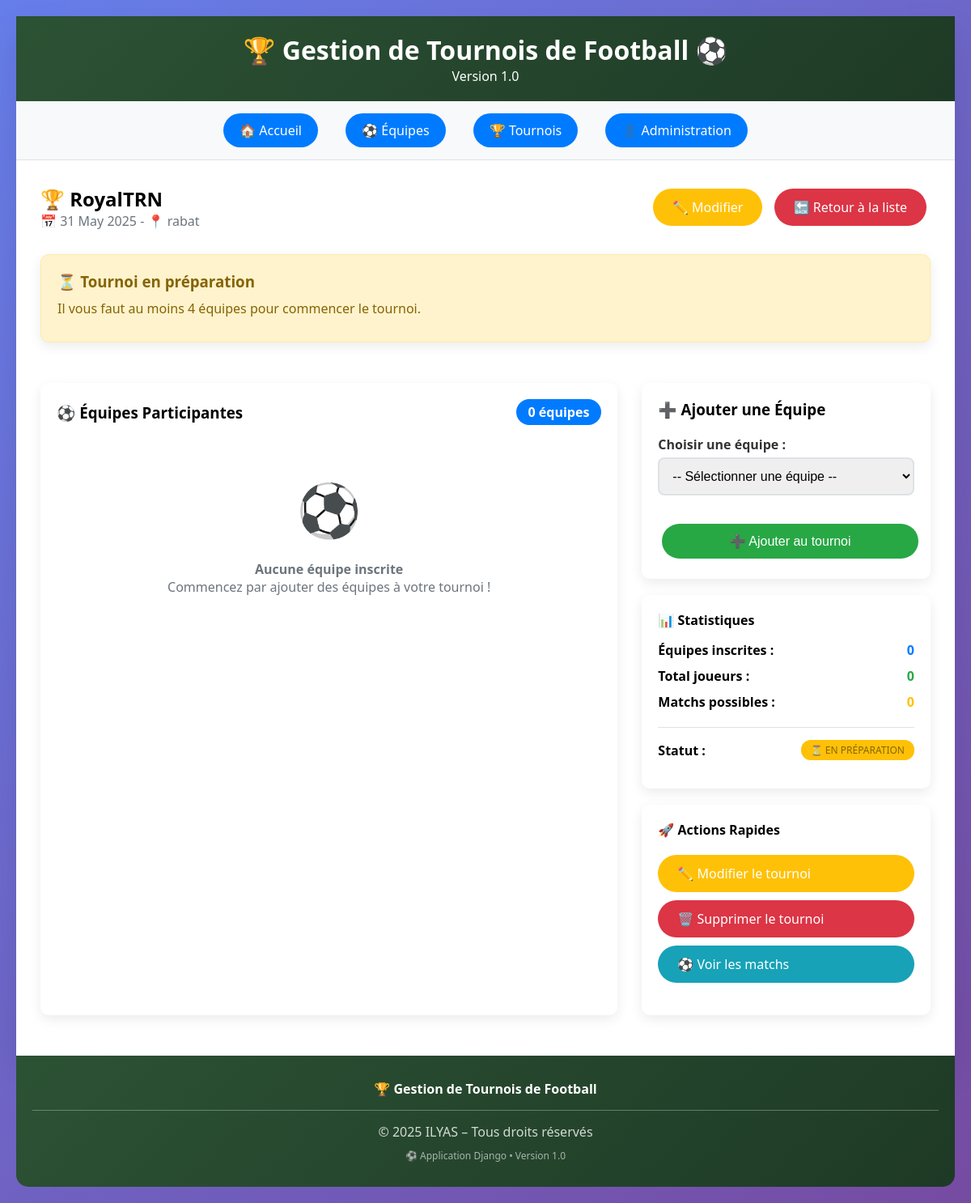
/tournois/2/, run on the app's committed database.
### core/models.py (models this page shows, shortened)
class Tournoi(models.Model):
    nom = models.CharField(max_length=200, verbose_name="Nom du tournoi")
    date_debut = models.DateField(verbose_name="Date de début")
    lieu = models.CharField(max_length=100, verbose_name="Lieu")
    equipes = models.ManyToManyField(Equipe, blank=True, verbose_name="Équipes participantes")
    date_creation = models.DateTimeField(auto_now_add=True)
    def peut_commencer(self):
        return self.equipes.count() >= 4
    class Meta:
        verbose_name = "Tournoi"
        verbose_name_plural = "Tournois"
        ordering = ['-date_debut']

### core/views.py (the view)
# urls.py: path('tournois/<int:tournoi_id>/', views.detail_tournoi, name='detail_tournoi'),
def detail_tournoi(request, tournoi_id):
    tournoi = get_object_or_404(Tournoi, id=tournoi_id)
    equipes_participantes = tournoi.equipes.all()
    toutes_equipes = Equipe.objects.exclude(id__in=equipes_participantes.values_list('id', flat=True))
    total_joueurs = sum(equipe.joueurs for equipe in equipes_participantes)
    nb_equipes = equipes_participantes.count()
    matchs_possibles = (nb_equipes * (nb_equipes - 1)) // 2 if nb_equipes > 1 else 0
    context = {
        'tournoi': tournoi,
        'equipes_participantes': equipes_participantes,
        'toutes_equipes': toutes_equipes,
        'total_joueurs': total_joueurs,
        'matchs_possibles': matchs_possibles,
    }
    return render(request, 'detail_tournoi.html', context)

### templates/detail_tournoi.html (shortened to what this page needs)
{% extends 'base.html' %}
{% block content %}
<div style="display: flex; justify-content: space-between; align-items: center; margin-bottom: 30px;">
    <div>
        <h2>🏆 {{ tournoi.nom }}</h2>
        <p style="color: #6c757d;">📅 {{ tournoi.date_debut|date:"d F Y" }} - 📍 {{ tournoi.lieu }}</p>
    </div>
    <div>
        <a href="{% url 'modifier_tournoi' tournoi.id %}" class="btn" style="background: #ffc107;">✏️ Modifier</a>
        <a href="{% url 'liste_tournois' %}" class="btn btn-danger">🔙 Retour à la liste</a>
    </div>
</div>
<div class="card" style="margin-bottom: 30px; {% if tournoi.peut_commencer %}background: #d4edda; border: 1px solid #c3e6cb;{% else %}background: #fff3cd; border: 1px solid #ffeaa7;{% endif %}">
    <div style="display: flex; justify-content: space-between; align-items: center;">
        <div>
            <h3 style="{% if tournoi.peut_commencer %}color: #155724;{% else %}color: #856404;{% endif %}">
                {% if tournoi.peut_commencer %}
                    ✅ Tournoi prêt à commencer !
                {% else %}
                    ⏳ Tournoi en préparation
                {% endif %}
            </h3>
            <p style="margin: 10px 0; {% if tournoi.peut_commencer %}color: #155724;{% else %}color: #856404;{% endif %}">
                {% if tournoi.peut_commencer %}
                    Vous avez suffisamment d'équipes pour organiser des matchs.
                {% else %}
                    Il vous faut au moins 4 équipes pour commencer le tournoi.
                {% endif %}
            </p>
        </div>
    </div>
</div>
<div style="display: grid; grid-template-columns: 2fr 1fr; gap: 30px;">
    <div class="card">
        <div style="display: flex; justify-content: space-between; align-items: center; margin-bottom: 20px;">
            <h3>⚽ Équipes Participantes</h3>
            <span style="background: #007bff; color: white; padding: 5px 15px; border-radius: 20px; font-weight: bold;">
                {{ equipes_participantes.count }} équipe{{ equipes_participantes.count|pluralize }}
            </span>
        </div>
        {% if equipes_participantes %}
            <div style="margin: 20px 0;">
                {% for equipe in equipes_participantes %}
                <div style="display: flex; justify-content: space-between; align-items: center; padding: 15px; border: 1px solid #dee2e6; border-radius: 8px; margin: 10px 0; background: #f8f9fa;">
                    <div style="flex: 1;">
                        <div style="display: flex; align-items: center;">
                            <div style="width: 40px; height: 40px; background: linear-gradient(135deg, #667eea 0%, #764ba2 100%); border-radius: 50%; display: flex; align-items: center; justify-content: center; color: white; font-weight: bold; margin-right: 15px;">
                                {{ equipe.nom|first }}
                            </div>
                            <div>
                                <strong style="font-size: 18px; color: #2c5234;">{{ equipe.nom }}</strong>
                                <br>
                                <small style="color: #6c757d;">📍 {{ equipe.ville }} • 👥 {{ equipe.joueurs }} joueurs</small>
                            </div>
                        </div>
                    </div>
                    <a href="{% url 'retirer_equipe_tournoi' tournoi.id equipe.id %}"
                       class="btn btn-danger"
                       onclick="return confirm('Êtes-vous sûr de vouloir retirer {{ equipe.nom }} de ce tournoi ?')"
                       style="font-size: 12px; padding: 8px 12px; background: #dc3545;">
                       ❌ Retirer
                    </a>
                </div>
                {% endfor %}
            </div>
        {% else %}
            <div style="text-align: center; padding: 40px; color: #6c757d;">
                <div style="font-size: 64px; margin-bottom: 20px;">⚽</div>
                <h4>Aucune équipe inscrite</h4>
                <p>Commencez par ajouter des équipes à votre tournoi !</p>
            </div>
        {% endif %}
    </div>
    <div>
        <div class="card">
            <h3>➕ Ajouter une Équipe</h3>
            {% if toutes_equipes %}
                <form method="post" action="{% url 'ajouter_equipe_tournoi' tournoi.id %}">
                    <div class="form-group">
                        <label for="equipe_id">Choisir une équipe :</label>
                        <select id="equipe_id" name="equipe_id" required style="width: 100%;">
                            <option value="">-- Sélectionner une équipe --</option>
                        </select>
                    </div>
                    <button type="submit" class="btn" style="width: 100%; margin-top: 15px;">
                        ➕ Ajouter au tournoi
                    </button>
                </form>
            {% endif %}
        </div>
        <div class="card" style="margin-top: 20px;">
            <h4>📊 Statistiques</h4>
            <div style="margin: 15px 0;">
                <div style="display: flex; justify-content: space-between; margin: 10px 0;">
                    <span><strong>Équipes inscrites :</strong></span>
                    <span style="color: #007bff; font-weight: bold;">{{ equipes_participantes.count }}</span>
                </div>
                <div style="display: flex; justify-content: space-between; margin: 10px 0;">
                    <span><strong>Total joueurs :</strong></span>
                    <span style="color: #28a745; font-weight: bold;">{{ total_joueurs }}</span>
                </div>
                <div style="display: flex; justify-content: space-between; margin: 10px 0;">
                    <span><strong>Matchs possibles :</strong></span>
                    <span style="color: #ffc107; font-weight: bold;">{{ matchs_possibles }}</span>
                </div>
                <div style="margin-top: 20px; padding-top: 15px; border-top: 1px solid #dee2e6;">
                    <div style="display: flex; justify-content: space-between; align-items: center;">
                        <span><strong>Statut :</strong></span>
                        {% if tournoi.peut_commencer %}
                            <span style="background: #28a745; color: white; padding: 4px 12px; border-radius: 12px; font-size: 12px;">
                                ✅ PRÊT
                            </span>
                        {% else %}
                            <span style="background: #ffc107; color: #856404; padding: 4px 12px; border-radius: 12px; font-size: 12px;">
                                ⏳ EN PRÉPARATION
                            </span>
                        {% endif %}
                    </div>
                </div>
            </div>
        </div>
        <div class="card" style="margin-top: 20px;">
            <h4>🚀 Actions Rapides</h4>
            <div style="margin: 15px 0;">
                <a href="{% url 'modifier_tournoi' tournoi.id %}" class="btn" style="width: 100%; margin: 5px 0; background: #ffc107;">
                    ✏️ Modifier le tournoi
                </a>
                <a href="{% url 'supprimer_tournoi' tournoi.id %}"
                   class="btn btn-danger"
                   style="width: 100%; margin: 5px 0;"
                   onclick="return confirm('Êtes-vous sûr de vouloir supprimer ce tournoi ? Cette action est irréversible.')">
                    🗑️ Supprimer le tournoi
                </a>
                <a href="{% url 'matchs_tournoi' tournoi.id %}" class="btn" style="width: 100%; margin: 5px 0; background: #17a2b8;">⚽ Voir les matchs</a>
            </div>
        </div>
    </div>
</div>
{% endblock %}

### templates/base.html (style rules this page uses)
* { margin: 0; padding: 0; box-sizing: border-box; }
body { font-family: 'Segoe UI', Tahoma, Geneva, Verdana, sans-serif; background: linear-gradient(135deg, #667eea 0%, #764ba2 100%); min-height: 100vh; padding: 20px; }
.btn { display: inline-block; padding: 12px 24px; margin: 5px; background: #28a745; color: white; text-decoration: none; border-radius: 25px; border: none; cursor: pointer; transition: all 0.3s; font-size: 16px; }
.btn-danger { background: #dc3545; }
.form-group { margin: 20px 0; }
label { display: block; margin-bottom: 5px; font-weight: 600; color: #333; }
input, select, textarea { width: 100%; padding: 12px; border: 2px solid #dee2e6; border-radius: 8px; font-size: 16px; transition: border-color 0.3s; }
.card { background: white; border-radius: 10px; box-shadow: 0 5px 15px rgba(0,0,0,0.08); padding: 20px; margin: 20px 0; }

### data on the page
Tournoi: nom "RoyalTRN", date_debut "31 May 2025", lieu "rabat"

### other printed values
{{ equipes_participantes.count }} "0"
{{ total_joueurs }} "0"
{{ matchs_possibles }} "0"
